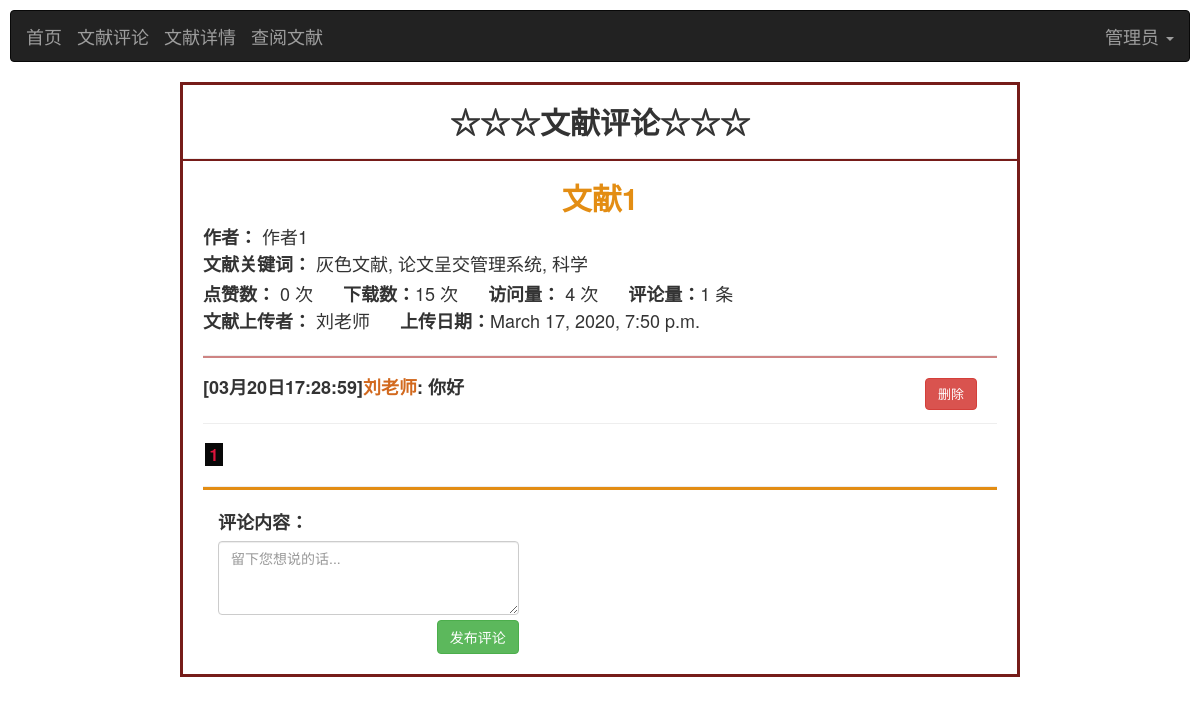
The page /literature/commentLiterature/1/3/1/0 (signed in) on the database its author committed.
### base/models.py (models this page shows)
class User(AbstractUser):#继承内置模型User，并在User的基础上添加新字段
    USER_TYPE = (
        (0, "学生"),
        (1, "老师"),
        (2, "管理员"),#需根据user_type的字段类型进行设置
    )
    name = models.CharField('姓名', max_length=50,default='')
    introduce = models.TextField('简介', default='什么都没留下...')
    photo = models.ImageField('头像', blank=True, upload_to='images/user/')
    user_type = models.IntegerField('身份标识(0:学生/1:老师/2:管理员)',default=0,choices=USER_TYPE)
    user_banji=models.ForeignKey(Banji,on_delete=models.CASCADE, null=True,blank=True,verbose_name='用户班级')
    user_major=models.ForeignKey(Major,on_delete=models.CASCADE,null=True,blank=True,verbose_name='用户专业')
    def __str__(self):
        return self.name

### literature/models.py (models this page shows, shortened)
class Literature(models.Model):
    literature_name= models.CharField("文献标题",max_length=100)
    literature_author=models.CharField("文献作者",max_length=100)
    literature_label = models.ManyToManyField(Label, blank=True, verbose_name='文献标签')
    literature_like=models.IntegerField("文献点赞数",default=0)
    literature_download = models.IntegerField('文献下载次数', default=0)
    literature_view=models.IntegerField("文献访问量",default=0)
    literature_comment=models.IntegerField("文献评论量",default=0)
    literature_file=models.FileField("文献文件",blank=True,upload_to='upload/literatures/')
    filename=models.CharField("文献的文件名",max_length=50,default="未上传文件")
    filesize=models.IntegerField("文献大小",default=0)
    literature_uploader = models.ForeignKey(User, on_delete=models.CASCADE, null=False,verbose_name='文献上传者')
    upload_date=models.DateTimeField("文献上传时间",default=timezone.now)#新增时自动获取当前日期
    class Meta:
        verbose_name = '文献信息'#模型类的名字
        verbose_name_plural = '文献信息'#模型类名字的复数形式，且优先显示

class Label(models.Model):
    label_name = models.CharField('标签名称', max_length=100)
    label_user = models.ForeignKey(User, on_delete=models.CASCADE, verbose_name='标签所属用户')
    create_date=models.DateTimeField("文献标签创建时间",default=timezone.now)
    class Meta:
        verbose_name = '文献标签'  # 模型类的名字
        verbose_name_plural = '文献标签'  # 模型类名字的复数形式，且优先显示

class Comment(models.Model):
    comment_literature=models.ForeignKey(Literature, on_delete=models.CASCADE, null=False,verbose_name='评论的文献')
    comment_user=models.ForeignKey(User, on_delete=models.CASCADE, null=False,verbose_name='评论者')
    comment_content= models.TextField("评论内容")
    comment_date=models.DateTimeField("评论时间",default=timezone.now)#新增时自动获取当前日期
    class Meta:
        verbose_name = '文献评论'#模型类的名字
        verbose_name_plural = '文献评论'#模型类名字的复数形式，且优先显示

### literature/views.py (the view)
# urls.py: path('commentLiterature/<int:id>/<int:literature_id>/<int:page>/<int:type>',commentLiteratureView,name='commentLiterature'),
@login_required(login_url='/')
def commentLiteratureView(request,id,literature_id,page,type):
    user = User.objects.get(id=id)
    literature = Literature.objects.get(id=literature_id)
    if request.method=='POST':#提交评论
        comment = request.POST.get('comment', '')
        value = {'comment_literature_id': literature.id,'comment_user_id': user.id, 'comment_content': comment}
        Comment.objects.create(**value)
        literature.literature_comment+=1
        literature.save()
        kwargs = {'id': id, 'literature_id': literature.id, 'page': 1,'type': 1}
        return redirect(reverse('literature:commentLiterature', kwargs=kwargs))
    else:#GET请求访问
        result = True
        comments = Comment.objects.filter(comment_literature_id=literature.id).order_by('-comment_date')
        if comments.exists():
            result=False
        c = Paginator(comments, 5)
        try:
            pages = c.page(page)
        except PageNotAnInteger:
            pages = c.page(1)
        except EmptyPage:
            pages = c.page(c.num_pages)
        return render(request, 'commentLiterature.html', locals())

### templates/commentLiterature.html (shortened to what this page needs)
<!DOCTYPE html>
<html lang="en">
<head>
    {% load staticfiles %}
    <link rel="stylesheet" href="https://cdn.staticfile.org/twitter-bootstrap/3.3.7/css/bootstrap.min.css">
</head>
<body>
<div style="margin: 10px">
    <nav class="navbar navbar-inverse" role="navigation">
        <div class="container-fluid">
            <div class="navbar-header">
                <a class="navbar-brand" href="{% url 'index:index' id 1 %}">首页</a>
            </div>
            <div class="navbar-header">
                <a class="navbar-brand" href="{% url 'literature:commentLiterature' id literature_id 1 0 %}">文献评论</a>
            </div>
            <div class="navbar-header">
                <a class="navbar-brand" href="{% url 'literature:detailLiterature' id literature_id 0 0 %}">文献详情</a>
            </div>
            <div class="navbar-header">
                <a class="navbar-brand" href="{% url 'literature:searchLiterature' id 1 %}">查阅文献</a>
            </div>
            <div>
                <ul class="nav navbar-nav navbar-right">
                    <li class="dropdown">
                        <a href="" class="dropdown-toggle" data-toggle="dropdown" style="font-size: 18px">
                            {% if user.name == "" %}
                                {{ user.username }}
                            {% else %}
                                {{ user.name }}
                            {% endif %}
                            <b class="caret"></b>
                        </a>
                    </li>
                </ul>
            </div>
        </div>
    </nav>
</div>
<br/>
<main style="margin-top:-20px;margin-bottom: 20px;margin-left: 180px;margin-right: 180px;border: solid;border-color: #761c19 ">
    <div class="infosbox">
        <h2 style="text-align: center"><strong>☆☆☆文献评论☆☆☆</strong></h2>
        <hr style="background-color: #761c19;height: 2px">
        <div style="margin: 20px">
            <div>
                <h2 style="text-align: center;font-weight: bold;color: #e38d13">{{ literature.literature_name }}</h2></p>
                <div style="font-size: large"><strong>作者：</strong>
                    {{ literature.literature_author }}
                </div>
                <div style="font-size: large"><strong>文献关键词：</strong>
                    {% for label in literature.literature_label.all %}
                        {% if label == literature.literature_label.all.last %}
                            <label style="font-weight: normal">{{ label.label_name }}</label>
                        {% else %}
                            <label style="font-weight: normal">{{ label.label_name }},</label>
                        {% endif %}
                    {% endfor %}
                </div>
                <div style="font-size: large"><strong>点赞数：</strong>
                    {{ literature.literature_like }} 次&nbsp&nbsp&nbsp&nbsp&nbsp
                    <strong>下载数：</strong>{{ literature.literature_download }} 次
                    &nbsp&nbsp&nbsp&nbsp&nbsp<strong>访问量：</strong>
                    {{ literature.literature_view }} 次&nbsp&nbsp&nbsp&nbsp&nbsp
                    <strong>评论量：</strong>{{ literature.literature_comment }} 条
                </div>
                <div style="font-size: large"><strong>文献上传者：</strong>
                    {{ literature.literature_uploader }}&nbsp&nbsp&nbsp&nbsp&nbsp
                    <strong>上传日期：</strong>{{ literature.upload_date }}</div>
                <hr style="height: 2px;background-color: #ce8483 ">
                {% for list in pages.object_list %}
                    <h4 style="font-weight: bold">
                        <p>[{{ list.comment_date|date:"m月d日H:i:s" }}]<label
                                style="color: chocolate ">{{ list.comment_user.name }}</label>: {{ list.comment_content }}
                            {% if user.user_type == 0 %}
                                {% if list.comment_user_id == user.id %}
                                    <a href="{% url 'literature:deleteComment' id list.id %}">
                                        <button style="float: right; margin-right: 20px; font-size: small "
                                                type="button" class="btn btn-danger">删除
                                        </button>
                                    </a>
                                {% endif %}
                            {% else %}
                                <a href="{% url 'literature:deleteComment' id list.id %}">
                                    <button style="float: right; margin-right: 20px; font-size: small "
                                            type="button" class="btn btn-danger">删除
                                    </button>
                                </a>
                            {% endif %}
                        </p>
                    </h4>
                    <hr style="background-color: #e3e3e3;">
                {% endfor %}
                <div class="pagelist" style="margin-left: 2px">
                    {% if pages.object_list %}
                        {% for page in pages.paginator.page_range %}
                            {% if pages.number == page %}
                                <a href="javascript:;" class="curPage" style="color: #080808;font-size: medium;
                            font-weight: bold;color: crimson ;background-color: #080808 ">&nbsp{{ page }}&nbsp</a>
                            {% else %}
                                <a href="{% url 'literature:commentLiterature' id literature.id page 0 %}" style="color: #080808;font-size: medium;
                            font-weight: bold;background-color: #cccccc ">&nbsp{{ page }}&nbsp</a>
                            {% endif %}
                        {% endfor %}
                    {% endif %}
                </div>
                <div class="gbox">
                    <form action="" method="post" name="comment" onsubmit="return Check(document.comment)">
                        <hr style="background-color: #e38d13;height: 3px">
                        <div class="col-sm-5">
                            <label for="comment" style="font-size: large">评论内容：</label>
                            <textarea class="form-control" name="comment" rows="3" id="comment"
                                      placeholder="留下您想说的话..."></textarea>
                        </div>
                        <br>
                        <button style="margin-left: -97px; margin-top: 90px" type="submit" class="btn btn-success">
                            发布评论
                        </button>
                    </form>
                </div>
            </div>
        </div>
    </div>
</main>
</body>
</html>

### rows shown on the page
User: name "管理员"
Literature: literature_name "文献1", literature_author "作者1", literature_like "0", literature_download "15", literature_view "4", literature_comment "1", literature_uploader "刘老师", upload_date "March 17, 2020, 7:50 p.m."
Label: label_name "灰色文献"
Label: label_name "论文呈交管理系统"
Label: label_name "科学"
Comment: comment_date "03月20日17:28:59", comment_user.name "刘老师", comment_content "你好"

### other values the page prints
{{ page }} "1"
